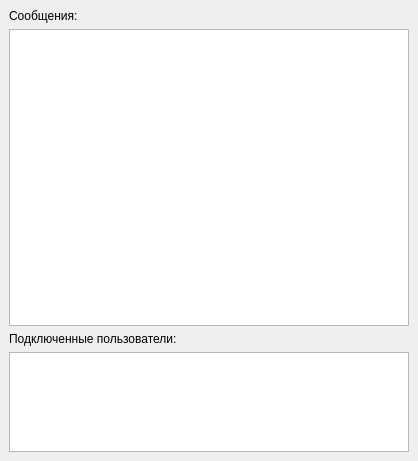
<?xml version="1.0" encoding="UTF-8"?>
<ui version="4.0">
 <class>MainWindow</class>
 <widget class="QMainWindow" name="MainWindow">
  <property name="geometry">
   <rect>
    <x>0</x>
    <y>0</y>
    <width>418</width>
    <height>461</height>
   </rect>
  </property>
  <property name="windowTitle">
   <string>Сервер</string>
  </property>
  <widget class="QWidget" name="centralwidget">
   <layout class="QVBoxLayout" name="verticalLayout_2">
    <item>
     <widget class="QLabel" name="label">
      <property name="text">
       <string>Сообщения:</string>
      </property>
     </widget>
    </item>
    <item>
     <widget class="QListWidget" name="listWidget"/>
    </item>
    <item>
     <widget class="QLabel" name="label_3">
      <property name="text">
       <string>Подключенные пользователи:</string>
      </property>
     </widget>
    </item>
    <item>
     <widget class="QListWidget" name="listWidget_2">
      <property name="maximumSize">
       <size>
        <width>16777215</width>
        <height>100</height>
       </size>
      </property>
     </widget>
    </item>
   </layout>
  </widget>
 </widget>
 <resources/>
 <connections/>
</ui>
